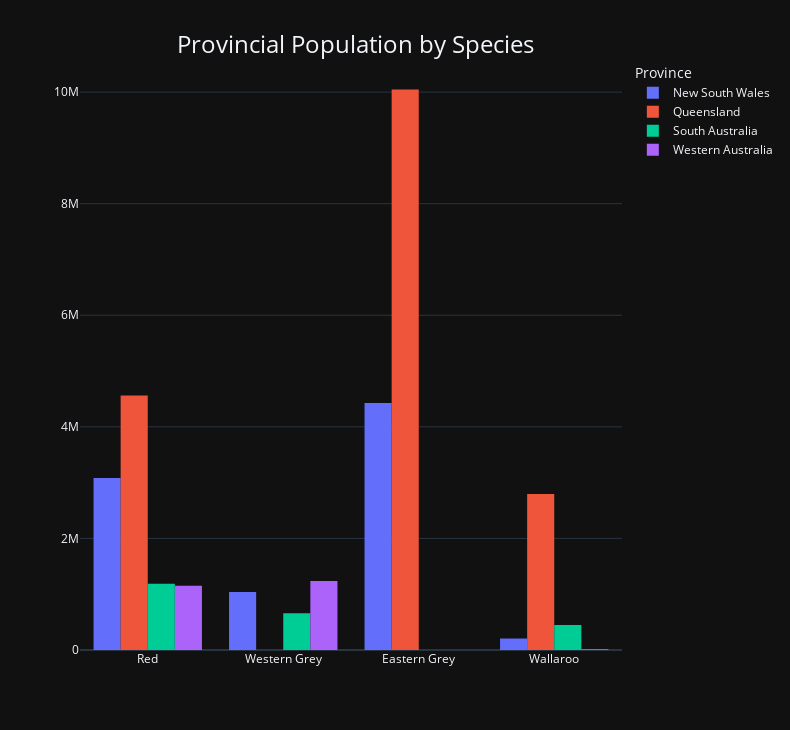

The code cell stored with this chart in its notebook:
### Markdown cell above
### go.histogram (province/species by year)

### Code cell
df_h2 = df.rename(columns={'State':'Province'})
df_h2 = df_h2.groupby(['Province']).mean()
df_h2.drop('Year', axis=1, inplace=True)
df_h2 = df_h2.T
df_h2.reset_index(inplace=True)
df_h2.rename(columns={'index':'Species'}, inplace=True)

fig_c = px.histogram(data_frame = df_h2, x = 'Species', y = df_h2.columns, barmode='group')
fig_c.update_layout(title=dict(font=dict(size=24))) 
fig_c.update_layout(title={'text': "Provincial Population by Species",
                            'x':0.45, 'y':0.95,
                            'xanchor': 'center'},
                    xaxis_title = '', yaxis_title='', 
                    title_font_size= 24,
                    template = 'plotly_dark', 
                    width=790, height=730)

### Figure 1 — Plotly figure (JSON) as saved in the notebook; plotly's stock layout.template omitted (floating-point values rounded to 4 significant figures)
{"data": [{"alignmentgroup": "True", "bingroup": "x", "histfunc": "sum", "hovertemplate": "Province=New South Wales<br>Species=%{x}<br>sum of value=%{y}<extra></extra>", "legendgroup": "New South Wales", "marker": {"color": "#636efa", "pattern": {"shape": ""}}, "name": "New South Wales", "offsetgroup": "New South Wales", "orientation": "v", "showlegend": true, "type": "histogram", "x": ["Red", "Western Grey", "Eastern Grey", "Wallaroo"], "xaxis": "x", "y": [3084000.0, 1039000.0, 4426000.0, 205800.0], "yaxis": "y"}, {"alignmentgroup": "True", "bingroup": "x", "histfunc": "sum", "hovertemplate": "Province=Queensland<br>Species=%{x}<br>sum of value=%{y}<extra></extra>", "legendgroup": "Queensland", "marker": {"color": "#EF553B", "pattern": {"shape": ""}}, "name": "Queensland", "offsetgroup": "Queensland", "orientation": "v", "showlegend": true, "type": "histogram", "x": ["Red", "Western Grey", "Eastern Grey", "Wallaroo"], "xaxis": "x", "y": [4560993, 0, 10050000.0, 2798000.0], "yaxis": "y"}, {"alignmentgroup": "True", "bingroup": "x", "histfunc": "sum", "hovertemplate": "Province=South Australia<br>Species=%{x}<br>sum of value=%{y}<extra></extra>", "legendgroup": "South Australia", "marker": {"color": "#00cc96", "pattern": {"shape": ""}}, "name": "South Australia", "offsetgroup": "South Australia", "orientation": "v", "showlegend": true, "type": "histogram", "x": ["Red", "Western Grey", "Eastern Grey", "Wallaroo"], "xaxis": "x", "y": [1186000.0, 660700.0, 0, 448700.0], "yaxis": "y"}, {"alignmentgroup": "True", "bingroup": "x", "histfunc": "sum", "hovertemplate": "Province=Western Australia<br>Species=%{x}<br>sum of value=%{y}<extra></extra>", "legendgroup": "Western Australia", "marker": {"color": "#ab63fa", "pattern": {"shape": ""}}, "name": "Western Australia", "offsetgroup": "Western Australia", "orientation": "v", "showlegend": true, "type": "histogram", "x": ["Red", "Western Grey", "Eastern Grey", "Wallaroo"], "xaxis": "x", "y": [1153000.0, 1235698, 0, 15270.0], "yaxis": "y"}], "layout": {"barmode": "group", "height": 730, "legend": {"title": {"text": "Province"}, "tracegroupgap": 0}, "margin": {"t": 60}, "title": {"font": {"size": 24}, "text": "Provincial Population by Species", "x": 0.45, "xanchor": "center", "y": 0.95}, "width": 790, "xaxis": {"anchor": "y", "autorange": true, "domain": [0, 1], "range": [-0.5, 3.5], "title": {"text": ""}, "type": "category"}, "yaxis": {"anchor": "x", "autorange": true, "domain": [0, 1], "range": [0, 10580000.0], "title": {"text": ""}, "type": "linear"}}}
